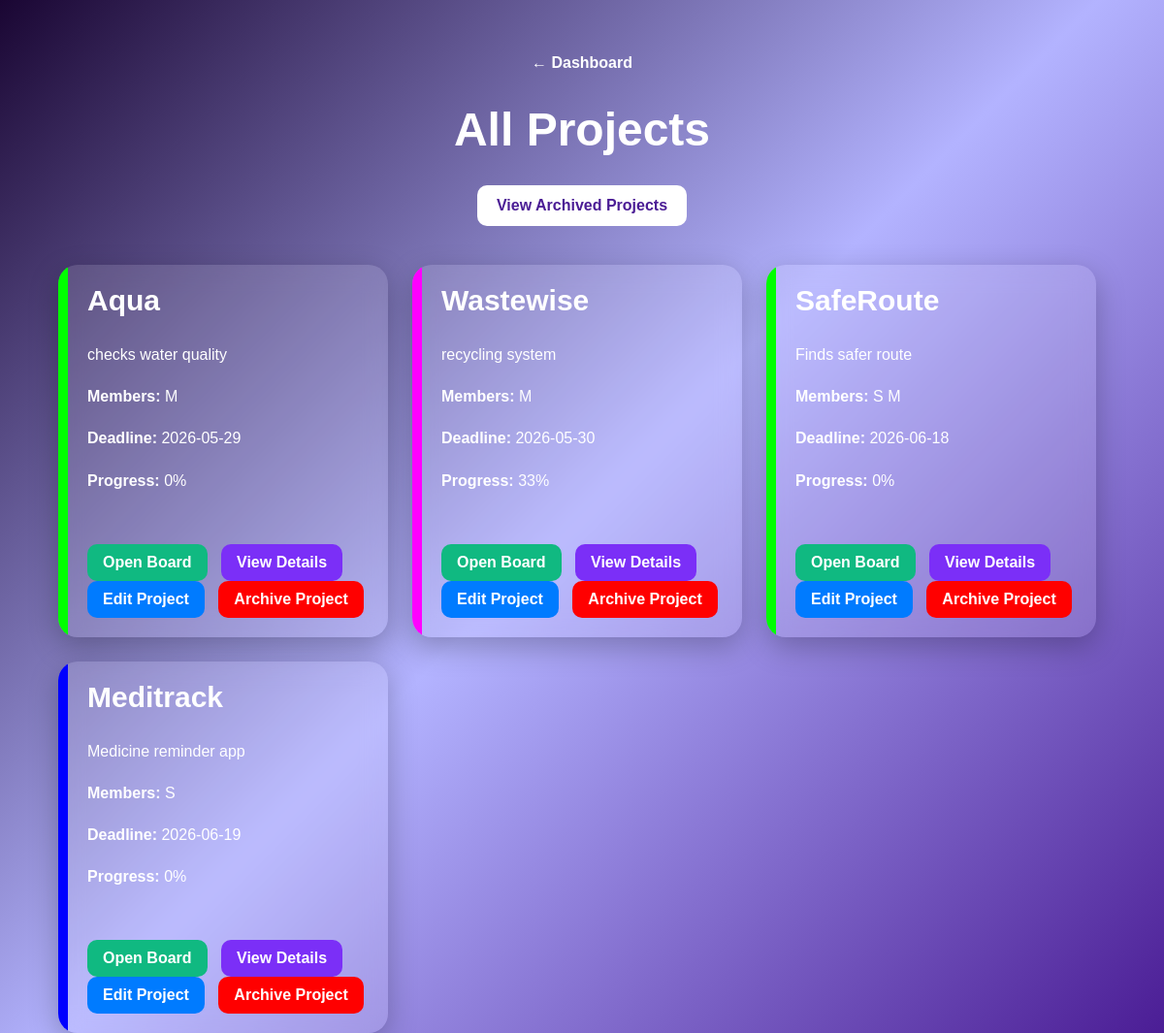
/TASK2/views/projects/project_list.php (signed in), run on the app's committed database.
### tables this page shows
CREATE TABLE `projects` (
  `id` int(11) NOT NULL,
  `workspace_id` int(11) DEFAULT NULL,
  `name` varchar(100) DEFAULT NULL,
  `description` text DEFAULT NULL,
  `deadline` date DEFAULT NULL,
  `color_label` varchar(20) DEFAULT NULL,
  `is_archived` tinyint(4) DEFAULT 0,
  `created_at` timestamp NOT NULL DEFAULT current_timestamp()
);

CREATE TABLE `users` (
  `id` int(11) NOT NULL,
  `name` varchar(100) DEFAULT NULL,
  `email` varchar(100) DEFAULT NULL,
  `password_hash` varchar(255) DEFAULT NULL,
  `created_at` timestamp NOT NULL DEFAULT current_timestamp()
);

### config/app.php (called while the page is built, shortened)
<?php
function app_base_path(): string {
    static $base = null;
    if ($base !== null) {
        return $base;
    }
    $script = str_replace('\\', '/', $_SERVER['SCRIPT_NAME'] ?? '');
    if (preg_match('#^(.+?)/(TASK1|TASK2|task3)(/|$)#', $script, $m)) {
        $base = $m[1];
    } else {
        $base = rtrim(dirname($script), '/');
    }
    return $base;
}
function app_url(string $path = ''): string {
    $base = app_base_path();
    $path = ltrim(str_replace('\\', '/', $path), '/');
    return ($base === '' ? '' : $base) . '/' . $path;
}
function current_workspace_id(): ?int {
    return isset($_SESSION['workspace_id']) ? (int)$_SESSION['workspace_id'] : null;
}
function task3_route(string $name, array $params = []): string {
    $params['route'] = $name;
    return app_url('task3/index.php?' . http_build_query($params));
}

### TASK2/models/ProjectModel.php (called while the page is built, shortened)
<?php
require_once(__DIR__ . "/../config/database.php");
class ProjectModel
{
    public function getAllProjects(?int $workspace_id = null)
    {
        global $conn;
        $sql = "SELECT projects.*,
                (
                    SELECT COUNT(*)
                    FROM tasks
                    WHERE tasks.project_id = projects.id
                ) AS total_tasks,
                (
                    SELECT COUNT(*)
                    FROM tasks
                    WHERE tasks.project_id = projects.id
                    AND status = 'done'
                ) AS done_tasks
                FROM projects
                WHERE is_archived = 0";
        if ($workspace_id !== null) {
            $sql .= " AND projects.workspace_id = " . (int)$workspace_id;
        }
        return $conn->query($sql);
    }
    public function getProjectMembers($project_id)
    {
        global $conn;
        $sql = "SELECT users.id,
                       users.name
                FROM project_members
                INNER JOIN users
                ON project_members.user_id = users.id
                WHERE project_members.project_id = ?";
        $stmt = $conn->prepare($sql);
        $stmt->bind_param(
            "i",
            $project_id
        );
        $stmt->execute();
        return $stmt->get_result();
    }
}
?>

### TASK2/views/projects/project_list.php (the view, shortened to what this page needs)
<?php
require_once __DIR__ . '/../../includes/init.php';
require_once __DIR__ . '/../../models/ProjectModel.php';
$model = new ProjectModel();
$projects = $model->getAllProjects(current_workspace_id());
?>
<!DOCTYPE html>
<html>
<head>
    <link rel="stylesheet"
    href="../../assets/css/style.css">
</head>
<body>
<div class="page-container">
    <div style="width:100%; max-width:1300px;">
        <p style="text-align:center;margin-bottom:12px;">
            <a href="<?= htmlspecialchars(app_url('TASK1/index.php?page=dashboard')) ?>">← Dashboard</a>
        </p>
        <h1 style="text-align:center;">
            All Projects
        </h1>
        <div style="text-align:center; margin-bottom:40px;">
            <a
            href="archived_projects.php"
            style="
            background:white;
            color:#4b1d95;
            padding:12px 20px;
            border-radius:10px;
            display:inline-block;
            font-weight:bold;
            ">
                View Archived Projects
            </a>
        </div>
        <div class="project-container">
<?php
while($row = $projects->fetch_assoc())
{
?>
            <div class="project-card">
                <div
                style="
                border-left:10px solid <?php echo $row['color_label']; ?>;
                padding:20px;
                ">
                    <h2>
                        <?php echo $row['name']; ?>
                    </h2>
                    <p>
                        <?php echo $row['description']; ?>
                    </p>
                    <p>
                        <strong>Members:</strong>
<?php
$members = $model->getProjectMembers($row['id']);
while($member = $members->fetch_assoc())
{
    $initial =
    strtoupper(substr($member['name'], 0, 1));
    echo "
    <span class='badge done'>
        $initial
    </span>";
}
?>
                    </p>
                    <p>
                        <strong>Deadline:</strong>
<?php
if($row['deadline'] < date("Y-m-d"))
{
?>
    <span style="
    color:red;
    font-weight:bold;
    ">
        <?php echo $row['deadline']; ?>
    </span>
<?php
}
else
{
?>
    <?php echo $row['deadline']; ?>
<?php
}
?>
                    </p>
<?php
if($row['total_tasks'] == 0)
{
?>
                    <p>
                        No tasks yet
                    </p>
<?php
}
else
{
    $progress =
    ($row['done_tasks'] / $row['total_tasks']) * 100;
?>
                    <p>
                        <strong>Progress:</strong>
                        <?php echo round($progress); ?>%
                    </p>
<?php
}
?>
 <br><br>
  <a
      href="<?= htmlspecialchars(task3_route('board', ['project_id' => (int)$row['id']])) ?>"
      style="
     background:#10b981;
       color:white;
     padding:10px 16px;
        border-radius:10px;
         display:inline-block;
            margin-right:10px;
                    ">
                        Open Board
                    </a>
  <a
      href="project_detail.php?id=<?php echo $row['id']; ?>"
      style="
     background:#7b2ff7;
       color:white;
     padding:10px 16px;
        border-radius:10px;
         display:inline-block;
            margin-right:10px;
                    ">
                        View Details
                    </a>
                    <a
                    href="edit_project.php?id=<?php echo $row['id']; ?>"
                    style="
                    background:#007bff;
                    color:white;
                    padding:10px 16px;
                    border-radius:10px;
                    display:inline-block;
                    margin-right:10px;
                    ">
                   Edit Project
                    </a>
                    <a
                    href="../../controllers/ProjectController.php?archive=<?php echo $row['id']; ?>"
                    style="
                    background:red;
                    color:white;
                    padding:10px 16px;
                    border-radius:10px;
                    display:inline-block;
                    ">
                        Archive Project
                    </a>
                </div>
            </div>
<?php
}
?>
        </div>
    </div>
</div>
</body>
</html>

### TASK2/assets/css/style.css (style rules this page uses)
body { margin:0; padding:0; font-family: Arial, sans-serif; background: linear-gradient( 135deg, #1a0633, #b3b3ff, #4b1d95 ); min-height:100vh; color:white; }
.page-container { width:100%; min-height:100vh; display:flex; justify-content:center; align-items:center; flex-direction:column; }
h1 { font-size:48px; margin-bottom:30px; }
a { color:white; text-decoration:none; font-weight:bold; }
.project-container { display:flex; flex-wrap:wrap; gap:25px; }
.project-card { width:340px; overflow:hidden; background: rgba(255,255,255,0.12); backdrop-filter: blur(12px); border-radius:20px; box-shadow: 0px 10px 30px rgba(0,0,0,0.25); transition:0.3s; }
.project-card h2 { margin-top:0; font-size:30px; }
.project-card p { line-height:1.7; }
.page-container { width: 90%; max-width: 1200px; margin: auto; display: flex; justify-content: center; align-items: flex-start; min-height: 100vh; padding-top: 40px; }

### data on the page
projects: name "Aqua", description "checks water quality", deadline "2026-05-29", progress "0"
users: name "M"
projects: name "Wastewise", description "recycling system", deadline "2026-05-30", progress "33"
users: name "M"
projects: name "SafeRoute", description "Finds safer route", deadline "2026-06-18", progress "0"
users: name "S"
projects: name "Meditrack", description "Medicine reminder app", deadline "2026-06-19", progress "0"
